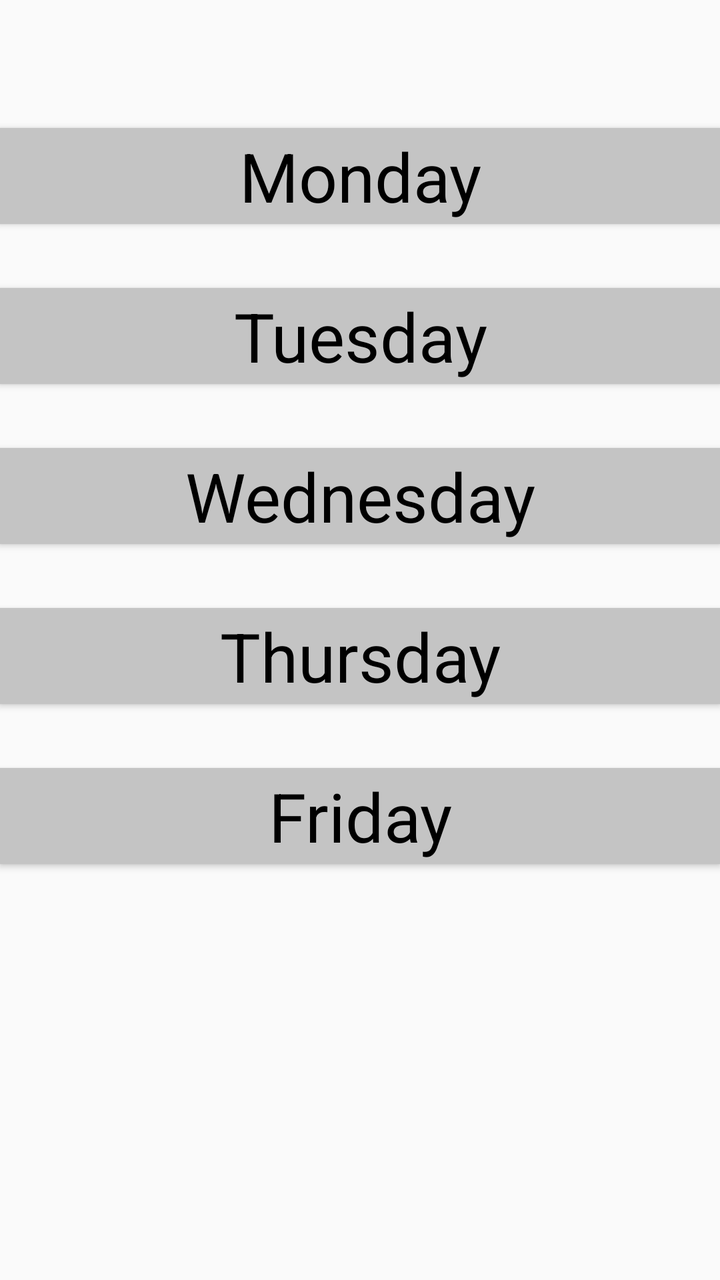
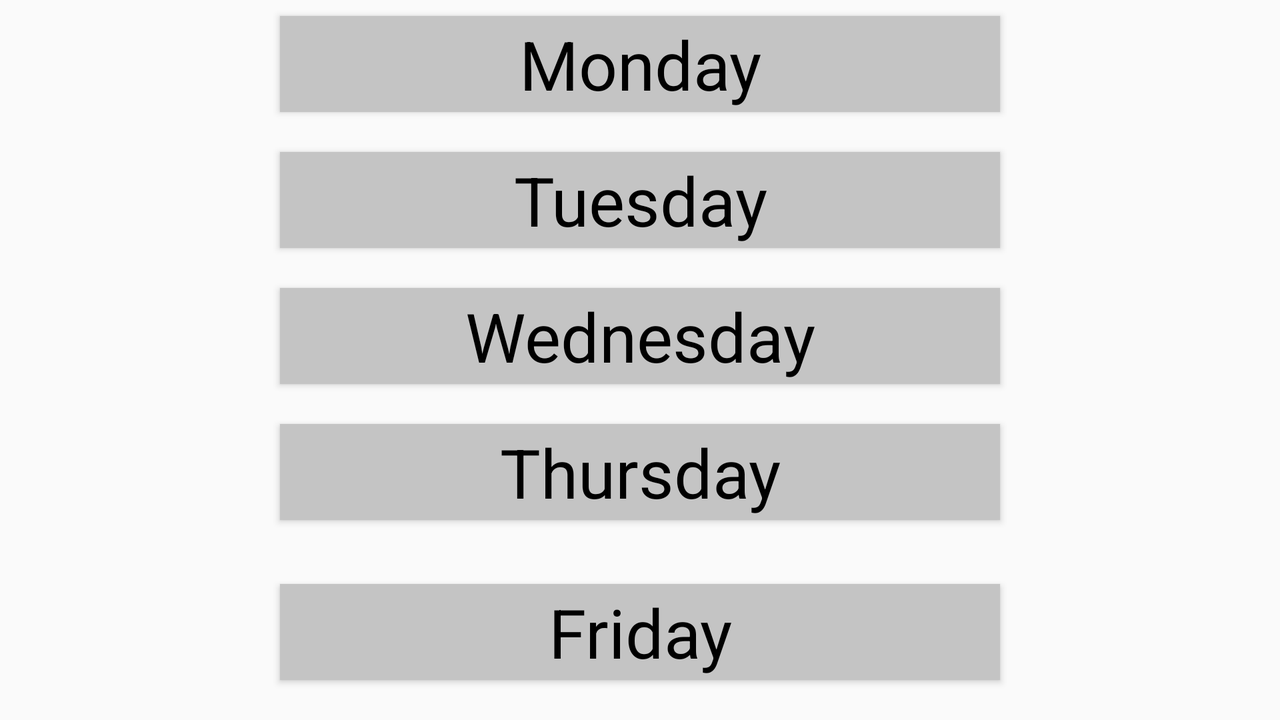

An Android layout and its configuration variant, each rendered on a device that would load it. The default file and the variant file are quoted in full after the pictures.
<!-- AndroidManifest.xml: application theme AppTheme -->
<!-- res/layout/activity_schedule.xml -->
<?xml version="1.0" encoding="utf-8"?>
<android.support.constraint.ConstraintLayout xmlns:android="http://schemas.android.com/apk/res/android"
    xmlns:app="http://schemas.android.com/apk/res-auto"
    xmlns:tools="http://schemas.android.com/tools"
    android:layout_width="match_parent"
    android:layout_height="match_parent"
    tools:context="omerkaramanli.sabanciuniv.edu.courseweb.ScheduleActivity">

    <Button
        android:id="@+id/mondayButton"
        android:layout_width="360dp"
        android:layout_height="wrap_content"
        android:layout_marginTop="64dp"
        android:background="#c4c4c4"
        android:text="Monday"
        android:textAppearance="@style/TextAppearance.AppCompat.Display1"
        app:layout_constraintEnd_toEndOf="parent"
        app:layout_constraintStart_toStartOf="parent"
        app:layout_constraintTop_toTopOf="parent" />

    <Button
        android:id="@+id/tuesdayButton"
        android:layout_width="360dp"
        android:layout_height="wrap_content"
        android:layout_marginTop="32dp"
        android:background="#c4c4c4"
        android:text="Tuesday"
        android:textAppearance="@style/TextAppearance.AppCompat.Display1"
        app:layout_constraintEnd_toEndOf="parent"
        app:layout_constraintStart_toStartOf="parent"
        app:layout_constraintTop_toBottomOf="@+id/mondayButton" />

    <Button
        android:id="@+id/wednesdayButton"
        android:layout_width="360dp"
        android:layout_height="wrap_content"
        android:layout_marginTop="32dp"
        android:background="#c4c4c4"
        android:text="Wednesday"
        android:textAppearance="@style/TextAppearance.AppCompat.Display1"
        app:layout_constraintEnd_toEndOf="parent"
        app:layout_constraintStart_toStartOf="parent"
        app:layout_constraintTop_toBottomOf="@+id/tuesdayButton" />

    <Button
        android:id="@+id/thursdayButton"
        android:layout_width="360dp"
        android:layout_height="wrap_content"
        android:layout_marginTop="32dp"
        android:background="#c4c4c4"
        android:text="Thursday"
        android:textAppearance="@style/TextAppearance.AppCompat.Display1"
        app:layout_constraintEnd_toEndOf="parent"
        app:layout_constraintStart_toStartOf="parent"
        app:layout_constraintTop_toBottomOf="@+id/wednesdayButton" />

    <Button
        android:id="@+id/fridayButton"
        android:layout_width="360dp"
        android:layout_height="wrap_content"
        android:layout_marginTop="32dp"
        android:background="#c4c4c4"
        android:text="Friday"
        android:textAppearance="@style/TextAppearance.AppCompat.Display1"
        app:layout_constraintEnd_toEndOf="parent"
        app:layout_constraintStart_toStartOf="parent"
        app:layout_constraintTop_toBottomOf="@+id/thursdayButton" />
</android.support.constraint.ConstraintLayout>
<!-- resources referenced by this layout -->
<resources>
  <style name="AppTheme" parent="Theme.AppCompat.Light.DarkActionBar">
          
          <item name="colorPrimary">@color/colorPrimary</item>
          <item name="colorPrimaryDark">@color/colorPrimaryDark</item>
          <item name="colorAccent">@color/colorAccent</item>
          <item name="android:textColor">@color/text_primary</item>
      </style>
  <color name="colorPrimary">#aaaaaa</color>
  <color name="colorPrimaryDark">#e1000000</color>
  <color name="colorAccent">#FF4081</color>
  <color name="text_primary">#000000</color>
</resources>
<!-- res/layout-land/activity_schedule.xml (the repository's variant of the layout above) -->
<!-- drawn on the phone turned sideways -->
<?xml version="1.0" encoding="utf-8"?>
<android.support.constraint.ConstraintLayout xmlns:android="http://schemas.android.com/apk/res/android"
    xmlns:app="http://schemas.android.com/apk/res-auto"
    xmlns:tools="http://schemas.android.com/tools"
    android:layout_width="match_parent"
    android:layout_height="match_parent"
    tools:context="omerkaramanli.sabanciuniv.edu.courseweb.ScheduleActivity">

    <Button
        android:id="@+id/mondayButton"
        android:layout_width="360dp"
        android:layout_height="wrap_content"
        android:layout_marginTop="8dp"
        android:background="@color/greylight"
        android:text="Monday"
        android:textAppearance="@style/TextAppearance.AppCompat.Display1"
        app:layout_constraintEnd_toEndOf="parent"
        app:layout_constraintStart_toStartOf="parent"
        app:layout_constraintTop_toTopOf="parent" />

    <Button
        android:id="@+id/tuesdayButton"
        android:layout_width="360dp"
        android:layout_height="wrap_content"
        android:layout_marginTop="20dp"
        android:background="@color/greylight"
        android:text="Tuesday"
        android:textAppearance="@style/TextAppearance.AppCompat.Display1"
        app:layout_constraintEnd_toEndOf="parent"
        app:layout_constraintStart_toStartOf="parent"
        app:layout_constraintTop_toBottomOf="@+id/mondayButton" />

    <Button
        android:id="@+id/wednesdayButton"
        android:layout_width="360dp"
        android:layout_height="wrap_content"
        android:layout_marginTop="20dp"
        android:background="@color/greylight"
        android:text="Wednesday"
        android:textAppearance="@style/TextAppearance.AppCompat.Display1"
        app:layout_constraintEnd_toEndOf="parent"
        app:layout_constraintStart_toStartOf="parent"
        app:layout_constraintTop_toBottomOf="@+id/tuesdayButton" />

    <Button
        android:id="@+id/thursdayButton"
        android:layout_width="360dp"
        android:layout_height="wrap_content"
        android:layout_marginTop="20dp"
        android:background="@color/greylight"
        android:text="Thursday"
        android:textAppearance="@style/TextAppearance.AppCompat.Display1"
        app:layout_constraintEnd_toEndOf="parent"
        app:layout_constraintStart_toStartOf="parent"
        app:layout_constraintTop_toBottomOf="@+id/wednesdayButton" />

    <Button
        android:id="@+id/fridayButton"
        android:layout_width="360dp"
        android:layout_height="wrap_content"
        android:layout_marginBottom="8dp"
        android:layout_marginTop="20dp"
        android:background="@color/greylight"
        android:text="Friday"
        android:textAppearance="@style/TextAppearance.AppCompat.Display1"
        app:layout_constraintBottom_toBottomOf="parent"
        app:layout_constraintEnd_toEndOf="parent"
        app:layout_constraintStart_toStartOf="parent"
        app:layout_constraintTop_toBottomOf="@+id/thursdayButton" />
</android.support.constraint.ConstraintLayout>
<!-- resources referenced by the variant -->
<!-- as the phone turned sideways resolves them -->
<resources>
  <color name="greylight">#c4c4c4</color>
  <style name="AppTheme" parent="Theme.AppCompat.Light.DarkActionBar">
          
          <item name="colorPrimary">@color/colorPrimary</item>
          <item name="colorPrimaryDark">@color/colorPrimaryDark</item>
          <item name="colorAccent">@color/colorAccent</item>
          <item name="android:textColor">@color/text_primary</item>
      </style>
  <color name="colorPrimary">#aaaaaa</color>
  <color name="colorPrimaryDark">#e1000000</color>
  <color name="colorAccent">#FF4081</color>
  <color name="text_primary">#000000</color>
</resources>
